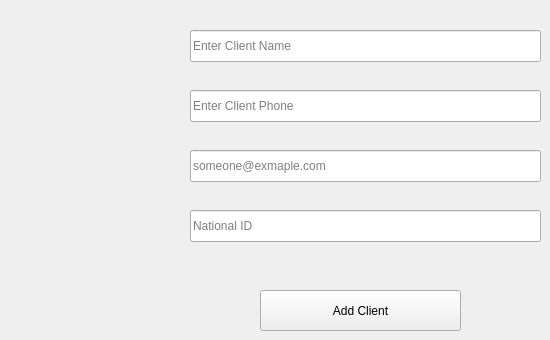
      <widget class="QWidget" name="tab_11">
       <attribute name="title">
        <string>Add Client</string>
       </attribute>
       <widget class="QLineEdit" name="lineEdit_14">
        <property name="geometry">
         <rect>
          <x>190</x>
          <y>30</y>
          <width>351</width>
          <height>32</height>
         </rect>
        </property>
        <property name="placeholderText">
         <string>Enter Client Name</string>
        </property>
       </widget>
       <widget class="QLineEdit" name="lineEdit_15">
        <property name="geometry">
         <rect>
          <x>190</x>
          <y>90</y>
          <width>351</width>
          <height>32</height>
         </rect>
        </property>
        <property name="placeholderText">
         <string>Enter Client Phone</string>
        </property>
       </widget>
       <widget class="QLineEdit" name="lineEdit_16">
        <property name="geometry">
         <rect>
          <x>190</x>
          <y>210</y>
          <width>351</width>
          <height>32</height>
         </rect>
        </property>
        <property name="placeholderText">
         <string>National ID</string>
        </property>
       </widget>
       <widget class="QLineEdit" name="lineEdit_18">
        <property name="geometry">
         <rect>
          <x>190</x>
          <y>150</y>
          <width>351</width>
          <height>32</height>
         </rect>
        </property>
        <property name="placeholderText">
         <string>someone@exmaple.com</string>
        </property>
       </widget>
       <widget class="QPushButton" name="pushButton_15">
        <property name="geometry">
         <rect>
          <x>260</x>
          <y>290</y>
          <width>201</width>
          <height>41</height>
         </rect>
        </property>
        <property name="text">
         <string>Add Client</string>
        </property>
        <property name="icon">
         <iconset>
          <normaloff>icons/add.png</normaloff>icons/add.png</iconset>
        </property>
        <property name="iconSize">
         <size>
          <width>25</width>
          <height>25</height>
         </size>
        </property>
       </widget>
      </widget>
